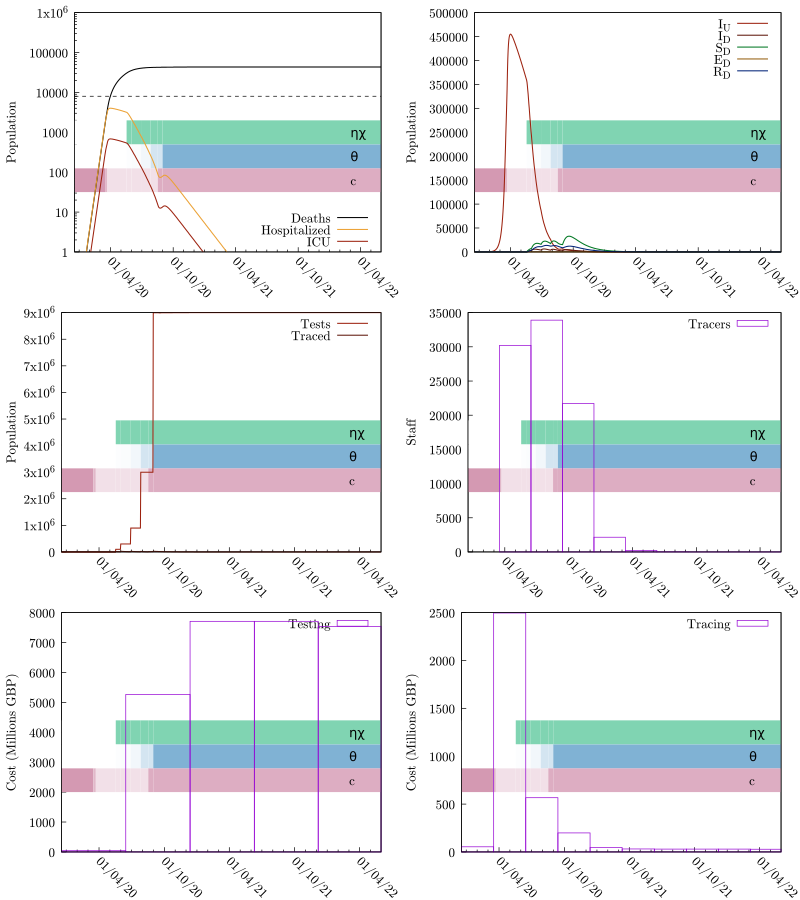

This chart was generated by the following gnuplot code:
set terminal pdfcairo color enhanced dashed font "cmr10,14" size 8,9
seed="ptti-scenario-3b-Trig10"
set output sprintf("%s.pdf", seed)
set multiplot layout 3,2
odefile=sprintf("%s-out-0.tsv", seed)
ttfile=sprintf("%s-out-0-testtrace.tsv", seed)
trfile=sprintf("%s-out-0-trcosts.tsv", seed)
tefile=sprintf("%s-out-0-tecosts.tsv", seed)
etimesfile=sprintf("%s-events.gp", seed)

set tics nomirror
set ylabel 'Population'

set yrange [0:]

set style fill transparent solid 0.25 noborder

# Colors
color_SU = '#00aa55'
color_SD = '#007722'

color_EU = '#eba134'
color_ED = '#945e0f'

color_IU = '#9c210e'
color_ID = '#5e160b'

color_RU = '#0055aa'
color_RD = '#002277'

# These are from the economic model inputs
Hospitalized_Pct_Deaths=0.44
ICU_Fatality=0.59
ICU_Pct=0.17
IFR=0.008
Non_ICU_Fatality=0.36

HF = IFR*Hospitalized_Pct_Deaths/(ICU_Pct*ICU_Fatality+(1-ICU_Pct)*Non_ICU_Fatality)
ICUF = HF*ICU_Pct

set key bottom right
set xdata time
set timefmt "%Y-%m-%d %H:%M:%S"
set format x "%d/%m/%y"

load etimesfile

set xtics rotate by -45 3600*24*30*6

set yrange [1:1e6]
set log y

set arrow from graph 0, first 8000 to graph 1, first 8000 nohead lc 0 dt '--'
plot odefile u 1:(($9+$10)*IFR) w l lw 1.5 lc 0 ti "Deaths", "" u 1:(($7+$8)*HF) w l lw 1.5 lc rgb color_EU ti "Hospitalized", "" u 1:(($7+$8)*ICUF) w l lw 1.5 lc rgb color_IU ti "ICU"

unset log y
unset arrow

set autoscale y
set yrange [0:]
set key top right

# set y2tics 0.5
# set y2range [0:4]

plot odefile u 1:7 w l lw 1.5 lc rgb color_IU ti "I_U", odefile u 1:8 w l lw 1.5 lc rgb color_ID ti "I_D", \
     odefile u 1:4 w l lw 1.5 lc rgb color_SD ti "S_D", odefile u 1:6 w l lw 1.5 lc rgb color_ED ti "E_D", \
     odefile u 1:10 w l lw 1.5 lc rgb color_RD ti "R_D"#, odefile u 1:13 w l axis x1y2 lc 0 ti "R"


plot ttfile u 1:3 w l lw 1.5 lc rgb color_IU ti "Tests", ttfile u 1:4 w l lw 1.5 lc rgb color_ID ti "Traced"

unset log y
unset yrange
set autoscale y
set style fill empty

set ylabel "Staff"
plot trfile u 1:5 w boxes ti "Tracers"

set ylabel "Cost (Millions GBP)"
plot tefile u 1:($5/1000000) w boxes ti "Testing"
plot trfile u 1:($6/1000000) w boxes ti "Tracing"

unset multiplot
set output
